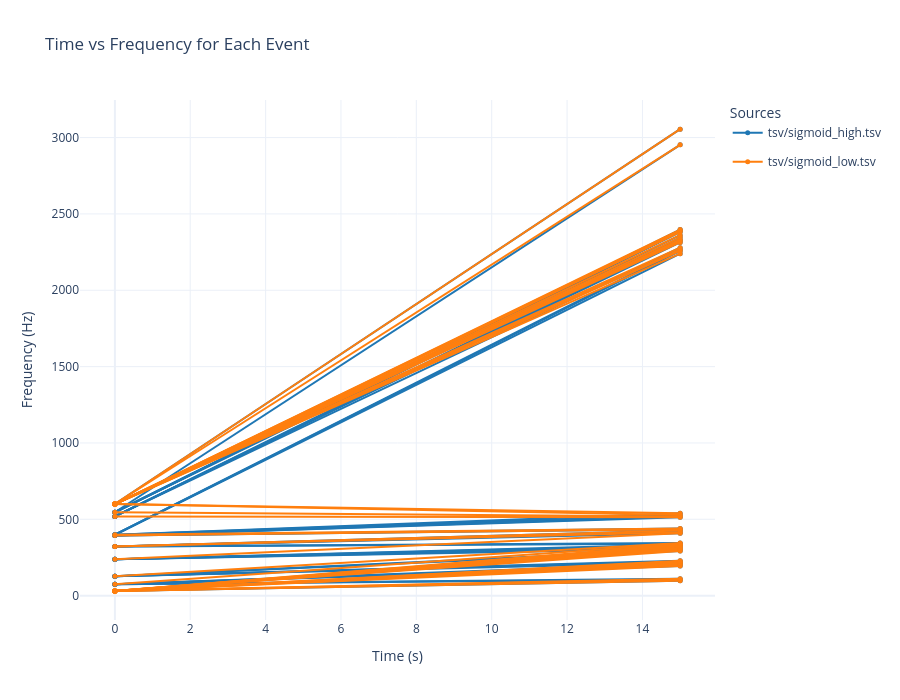

Here is the notebook cell this chart was saved with:
### Markdown cell above
### 2D (time domain): event segments TSV

This section visualizes TSV files where each row is a **time/frequency segment** (drawn as a line between start/stop).

- **TSV schema**: `time_start`, `time_stop`, `freq_start`, `freq_stop`
- **Units**: time in seconds, frequency in Hz (as exported by your analysis pipeline)

### Code cell
from py_scripts.multiplotter import plot_combined

# 2D visualization for event TSVs that include time/frequency segments.
# Expected columns: 'time_start', 'time_stop', 'freq_start', 'freq_stop'

plot_combined(files=['tsv/sigmoid_high.tsv', 'tsv/sigmoid_low.tsv'])

# Sample usage:
# plot_combined(files=['tsv/file1.tsv'])
# plot_combined(dfs=[df2], df_labels=["Label for df2"])

### Figure 1 — Plotly figure (JSON) as saved in the notebook; plotly's stock layout.template omitted (floating-point values rounded to 4 significant figures)
{"data": [{"legendgroup": "tsv/sigmoid_high.tsv", "line": {"color": "#1f77b4", "width": 2}, "marker": {"size": 5}, "mode": "lines+markers", "name": "tsv/sigmoid_high.tsv", "showlegend": true, "type": "scatter", "x": [0, 15], "y": [31.25, 97.37]}, {"legendgroup": "tsv/sigmoid_high.tsv", "line": {"color": "#1f77b4", "width": 2}, "marker": {"size": 5}, "mode": "lines+markers", "name": "tsv/sigmoid_high.tsv", "showlegend": false, "type": "scatter", "x": [0, 15], "y": [75, 105.3]}, {"legendgroup": "tsv/sigmoid_high.tsv", "line": {"color": "#1f77b4", "width": 2}, "marker": {"size": 5}, "mode": "lines+markers", "name": "tsv/sigmoid_high.tsv", "showlegend": false, "type": "scatter", "x": [0, 15], "y": [75, 110.5]}, {"legendgroup": "tsv/sigmoid_high.tsv", "line": {"color": "#1f77b4", "width": 2}, "marker": {"size": 5}, "mode": "lines+markers", "name": "tsv/sigmoid_high.tsv", "showlegend": false, "type": "scatter", "x": [0, 15], "y": [75, 194.7]}, {"legendgroup": "tsv/sigmoid_high.tsv", "line": {"color": "#1f77b4", "width": 2}, "marker": {"size": 5}, "mode": "lines+markers", "name": "tsv/sigmoid_high.tsv", "showlegend": false, "type": "scatter", "x": [0, 15], "y": [75, 202.6]}, {"legendgroup": "tsv/sigmoid_high.tsv", "line": {"color": "#1f77b4", "width": 2}, "marker": {"size": 5}, "mode": "lines+markers", "name": "tsv/sigmoid_high.tsv", "showlegend": false, "type": "scatter", "x": [0, 15], "y": [75, 210.5]}, {"legendgroup": "tsv/sigmoid_high.tsv", "line": {"color": "#1f77b4", "width": 2}, "marker": {"size": 5}, "mode": "lines+markers", "name": "tsv/sigmoid_high.tsv", "showlegend": false, "type": "scatter", "x": [0, 15], "y": [127.5, 215.8]}, {"legendgroup": "tsv/sigmoid_high.tsv", "line": {"color": "#1f77b4", "width": 2}, "marker": {"size": 5}, "mode": "lines+markers", "name": "tsv/sigmoid_high.tsv", "showlegend": false, "type": "scatter", "x": [0, 15], "y": [127.5, 223.7]}, {"legendgroup": "tsv/sigmoid_high.tsv", "line": {"color": "#1f77b4", "width": 2}, "marker": {"size": 5}, "mode": "lines+markers", "name": "tsv/sigmoid_high.tsv", "showlegend": false, "type": "scatter", "x": [0, 15], "y": [127.5, 228.9]}, {"legendgroup": "tsv/sigmoid_high.tsv", "line": {"color": "#1f77b4", "width": 2}, "marker": {"size": 5}, "mode": "lines+markers", "name": "tsv/sigmoid_high.tsv", "showlegend": false, "type": "scatter", "x": [0, 15], "y": [127.5, 292.1]}, {"legendgroup": "tsv/sigmoid_high.tsv", "line": {"color": "#1f77b4", "width": 2}, "marker": {"size": 5}, "mode": "lines+markers", "name": "tsv/sigmoid_high.tsv", "showlegend": false, "type": "scatter", "x": [0, 15], "y": [127.5, 300]}, {"legendgroup": "tsv/sigmoid_high.tsv", "line": {"color": "#1f77b4", "width": 2}, "marker": {"size": 5}, "mode": "lines+markers", "name": "tsv/sigmoid_high.tsv", "showlegend": false, "type": "scatter", "x": [0, 15], "y": [238.8, 307.9]}, {"legendgroup": "tsv/sigmoid_high.tsv", "line": {"color": "#1f77b4", "width": 2}, "marker": {"size": 5}, "mode": "lines+markers", "name": "tsv/sigmoid_high.tsv", "showlegend": false, "type": "scatter", "x": [0, 15], "y": [238.8, 313.2]}, {"legendgroup": "tsv/sigmoid_high.tsv", "line": {"color": "#1f77b4", "width": 2}, "marker": {"size": 5}, "mode": "lines+markers", "name": "tsv/sigmoid_high.tsv", "showlegend": false, "type": "scatter", "x": [0, 15], "y": [238.8, 321.1]}, {"legendgroup": "tsv/sigmoid_high.tsv", "line": {"color": "#1f77b4", "width": 2}, "marker": {"size": 5}, "mode": "lines+markers", "name": "tsv/sigmoid_high.tsv", "showlegend": false, "type": "scatter", "x": [0, 15], "y": [238.8, 328.9]}, {"legendgroup": "tsv/sigmoid_high.tsv", "line": {"color": "#1f77b4", "width": 2}, "marker": {"size": 5}, "mode": "lines+markers", "name": "tsv/sigmoid_high.tsv", "showlegend": false, "type": "scatter", "x": [0, 15], "y": [238.8, 334.2]}, {"legendgroup": "tsv/sigmoid_high.tsv", "line": {"color": "#1f77b4", "width": 2}, "marker": {"size": 5}, "mode": "lines+markers", "name": "tsv/sigmoid_high.tsv", "showlegend": false, "type": "scatter", "x": [0, 15], "y": [321.2, 339.5]}, {"legendgroup": "tsv/sigmoid_high.tsv", "line": {"color": "#1f77b4", "width": 2}, "marker": {"size": 5}, "mode": "lines+markers", "name": "tsv/sigmoid_high.tsv", "showlegend": false, "type": "scatter", "x": [0, 15], "y": [321.2, 344.7]}, {"legendgroup": "tsv/sigmoid_high.tsv", "line": {"color": "#1f77b4", "width": 2}, "marker": {"size": 5}, "mode": "lines+markers", "name": "tsv/sigmoid_high.tsv", "showlegend": false, "type": "scatter", "x": [0, 15], "y": [321.2, 407.9]}, {"legendgroup": "tsv/sigmoid_high.tsv", "line": {"color": "#1f77b4", "width": 2}, "marker": {"size": 5}, "mode": "lines+markers", "name": "tsv/sigmoid_high.tsv", "showlegend": false, "type": "scatter", "x": [0, 15], "y": [321.2, 415.8]}, {"legendgroup": "tsv/sigmoid_high.tsv", "line": {"color": "#1f77b4", "width": 2}, "marker": {"size": 5}, "mode": "lines+markers", "name": "tsv/sigmoid_high.tsv", "showlegend": false, "type": "scatter", "x": [0, 15], "y": [321.2, 426.3]}, {"legendgroup": "tsv/sigmoid_high.tsv", "line": {"color": "#1f77b4", "width": 2}, "marker": {"size": 5}, "mode": "lines+markers", "name": "tsv/sigmoid_high.tsv", "showlegend": false, "type": "scatter", "x": [0, 15], "y": [393.8, 434.2]}, {"legendgroup": "tsv/sigmoid_high.tsv", "line": {"color": "#1f77b4", "width": 2}, "marker": {"size": 5}, "mode": "lines+markers", "name": "tsv/sigmoid_high.tsv", "showlegend": false, "type": "scatter", "x": [0, 15], "y": [393.8, 439.5]}, {"legendgroup": "tsv/sigmoid_high.tsv", "line": {"color": "#1f77b4", "width": 2}, "marker": {"size": 5}, "mode": "lines+markers", "name": "tsv/sigmoid_high.tsv", "showlegend": false, "type": "scatter", "x": [0, 15], "y": [393.8, 513.2]}, {"legendgroup": "tsv/sigmoid_high.tsv", "line": {"color": "#1f77b4", "width": 2}, "marker": {"size": 5}, "mode": "lines+markers", "name": "tsv/sigmoid_high.tsv", "showlegend": false, "type": "scatter", "x": [0, 15], "y": [393.8, 518.4]}, {"legendgroup": "tsv/sigmoid_high.tsv", "line": {"color": "#1f77b4", "width": 2}, "marker": {"size": 5}, "mode": "lines+markers", "name": "tsv/sigmoid_high.tsv", "showlegend": false, "type": "scatter", "x": [0, 15], "y": [398.8, 528.9]}, {"legendgroup": "tsv/sigmoid_high.tsv", "line": {"color": "#1f77b4", "width": 2}, "marker": {"size": 5}, "mode": "lines+markers", "name": "tsv/sigmoid_high.tsv", "showlegend": false, "type": "scatter", "x": [0, 15], "y": [398.8, 539.5]}, {"legendgroup": "tsv/sigmoid_high.tsv", "line": {"color": "#1f77b4", "width": 2}, "marker": {"size": 5}, "mode": "lines+markers", "name": "tsv/sigmoid_high.tsv", "showlegend": false, "type": "scatter", "x": [0, 15], "y": [398.8, 2239.0]}, {"legendgroup": "tsv/sigmoid_high.tsv", "line": {"color": "#1f77b4", "width": 2}, "marker": {"size": 5}, "mode": "lines+markers", "name": "tsv/sigmoid_high.tsv", "showlegend": false, "type": "scatter", "x": [0, 15], "y": [398.8, 2258.0]}, {"legendgroup": "tsv/sigmoid_high.tsv", "line": {"color": "#1f77b4", "width": 2}, "marker": {"size": 5}, "mode": "lines+markers", "name": "tsv/sigmoid_high.tsv", "showlegend": false, "type": "scatter", "x": [0, 15], "y": [398.8, 2266.0]}, {"legendgroup": "tsv/sigmoid_high.tsv", "line": {"color": "#1f77b4", "width": 2}, "marker": {"size": 5}, "mode": "lines+markers", "name": "tsv/sigmoid_high.tsv", "showlegend": false, "type": "scatter", "x": [0, 15], "y": [518.8, 2279.0]}, {"legendgroup": "tsv/sigmoid_high.tsv", "line": {"color": "#1f77b4", "width": 2}, "marker": {"size": 5}, "mode": "lines+markers", "name": "tsv/sigmoid_high.tsv", "showlegend": false, "type": "scatter", "x": [0, 15], "y": [518.8, 2313.0]}, {"legendgroup": "tsv/sigmoid_high.tsv", "line": {"color": "#1f77b4", "width": 2}, "marker": {"size": 5}, "mode": "lines+markers", "name": "tsv/sigmoid_high.tsv", "showlegend": false, "type": "scatter", "x": [0, 15], "y": [518.8, 2324.0]}, {"legendgroup": "tsv/sigmoid_high.tsv", "line": {"color": "#1f77b4", "width": 2}, "marker": {"size": 5}, "mode": "lines+markers", "name": "tsv/sigmoid_high.tsv", "showlegend": false, "type": "scatter", "x": [0, 15], "y": [518.8, 2332.0]}, {"legendgroup": "tsv/sigmoid_high.tsv", "line": {"color": "#1f77b4", "width": 2}, "marker": {"size": 5}, "mode": "lines+markers", "name": "tsv/sigmoid_high.tsv", "showlegend": false, "type": "scatter", "x": [0, 15], "y": [518.8, 2345.0]}, {"legendgroup": "tsv/sigmoid_high.tsv", "line": {"color": "#1f77b4", "width": 2}, "marker": {"size": 5}, "mode": "lines+markers", "name": "tsv/sigmoid_high.tsv", "showlegend": false, "type": "scatter", "x": [0, 15], "y": [546.2, 2361.0]}, {"legendgroup": "tsv/sigmoid_high.tsv", "line": {"color": "#1f77b4", "width": 2}, "marker": {"size": 5}, "mode": "lines+markers", "name": "tsv/sigmoid_high.tsv", "showlegend": false, "type": "scatter", "x": [0, 15], "y": [546.2, 2382.0]}, {"legendgroup": "tsv/sigmoid_high.tsv", "line": {"color": "#1f77b4", "width": 2}, "marker": {"size": 5}, "mode": "lines+markers", "name": "tsv/sigmoid_high.tsv", "showlegend": false, "type": "scatter", "x": [0, 15], "y": [546.2, 2392.0]}, {"legendgroup": "tsv/sigmoid_high.tsv", "line": {"color": "#1f77b4", "width": 2}, "marker": {"size": 5}, "mode": "lines+markers", "name": "tsv/sigmoid_high.tsv", "showlegend": false, "type": "scatter", "x": [0, 15], "y": [546.2, 2397.0]}, {"legendgroup": "tsv/sigmoid_high.tsv", "line": {"color": "#1f77b4", "width": 2}, "marker": {"size": 5}, "mode": "lines+markers", "name": "tsv/sigmoid_high.tsv", "showlegend": false, "type": "scatter", "x": [0, 15], "y": [546.2, 2953.0]}, {"legendgroup": "tsv/sigmoid_high.tsv", "line": {"color": "#1f77b4", "width": 2}, "marker": {"size": 5}, "mode": "lines+markers", "name": "tsv/sigmoid_high.tsv", "showlegend": false, "type": "scatter", "x": [0, 15], "y": [600, 3055.0]}, {"legendgroup": "tsv/sigmoid_low.tsv", "line": {"color": "#ff7f0e", "width": 2}, "marker": {"size": 5}, "mode": "lines+markers", "name": "tsv/sigmoid_low.tsv", "showlegend": true, "type": "scatter", "x": [0, 15], "y": [31.25, 97.37]}, {"legendgroup": "tsv/sigmoid_low.tsv", "line": {"color": "#ff7f0e", "width": 2}, "marker": {"size": 5}, "mode": "lines+markers", "name": "tsv/sigmoid_low.tsv", "showlegend": false, "type": "scatter", "x": [0, 15], "y": [31.25, 105.3]}, {"legendgroup": "tsv/sigmoid_low.tsv", "line": {"color": "#ff7f0e", "width": 2}, "marker": {"size": 5}, "mode": "lines+markers", "name": "tsv/sigmoid_low.tsv", "showlegend": false, "type": "scatter", "x": [0, 15], "y": [31.25, 110.5]}, {"legendgroup": "tsv/sigmoid_low.tsv", "line": {"color": "#ff7f0e", "width": 2}, "marker": {"size": 5}, "mode": "lines+markers", "name": "tsv/sigmoid_low.tsv", "showlegend": false, "type": "scatter", "x": [0, 15], "y": [31.25, 194.7]}, {"legendgroup": "tsv/sigmoid_low.tsv", "line": {"color": "#ff7f0e", "width": 2}, "marker": {"size": 5}, "mode": "lines+markers", "name": "tsv/sigmoid_low.tsv", "showlegend": false, "type": "scatter", "x": [0, 15], "y": [31.25, 202.6]}, {"legendgroup": "tsv/sigmoid_low.tsv", "line": {"color": "#ff7f0e", "width": 2}, "marker": {"size": 5}, "mode": "lines+markers", "name": "tsv/sigmoid_low.tsv", "showlegend": false, "type": "scatter", "x": [0, 15], "y": [31.25, 210.5]}, {"legendgroup": "tsv/sigmoid_low.tsv", "line": {"color": "#ff7f0e", "width": 2}, "marker": {"size": 5}, "mode": "lines+markers", "name": "tsv/sigmoid_low.tsv", "showlegend": false, "type": "scatter", "x": [0, 15], "y": [31.25, 215.8]}, {"legendgroup": "tsv/sigmoid_low.tsv", "line": {"color": "#ff7f0e", "width": 2}, "marker": {"size": 5}, "mode": "lines+markers", "name": "tsv/sigmoid_low.tsv", "showlegend": false, "type": "scatter", "x": [0, 15], "y": [31.25, 223.7]}, {"legendgroup": "tsv/sigmoid_low.tsv", "line": {"color": "#ff7f0e", "width": 2}, "marker": {"size": 5}, "mode": "lines+markers", "name": "tsv/sigmoid_low.tsv", "showlegend": false, "type": "scatter", "x": [0, 15], "y": [31.25, 228.9]}, {"legendgroup": "tsv/sigmoid_low.tsv", "line": {"color": "#ff7f0e", "width": 2}, "marker": {"size": 5}, "mode": "lines+markers", "name": "tsv/sigmoid_low.tsv", "showlegend": false, "type": "scatter", "x": [0, 15], "y": [31.25, 292.1]}, {"legendgroup": "tsv/sigmoid_low.tsv", "line": {"color": "#ff7f0e", "width": 2}, "marker": {"size": 5}, "mode": "lines+markers", "name": "tsv/sigmoid_low.tsv", "showlegend": false, "type": "scatter", "x": [0, 15], "y": [31.25, 300]}, {"legendgroup": "tsv/sigmoid_low.tsv", "line": {"color": "#ff7f0e", "width": 2}, "marker": {"size": 5}, "mode": "lines+markers", "name": "tsv/sigmoid_low.tsv", "showlegend": false, "type": "scatter", "x": [0, 15], "y": [31.25, 307.9]}, {"legendgroup": "tsv/sigmoid_low.tsv", "line": {"color": "#ff7f0e", "width": 2}, "marker": {"size": 5}, "mode": "lines+markers", "name": "tsv/sigmoid_low.tsv", "showlegend": false, "type": "scatter", "x": [0, 15], "y": [31.25, 313.2]}, {"legendgroup": "tsv/sigmoid_low.tsv", "line": {"color": "#ff7f0e", "width": 2}, "marker": {"size": 5}, "mode": "lines+markers", "name": "tsv/sigmoid_low.tsv", "showlegend": false, "type": "scatter", "x": [0, 15], "y": [31.25, 321.1]}, {"legendgroup": "tsv/sigmoid_low.tsv", "line": {"color": "#ff7f0e", "width": 2}, "marker": {"size": 5}, "mode": "lines+markers", "name": "tsv/sigmoid_low.tsv", "showlegend": false, "type": "scatter", "x": [0, 15], "y": [31.25, 328.9]}, {"legendgroup": "tsv/sigmoid_low.tsv", "line": {"color": "#ff7f0e", "width": 2}, "marker": {"size": 5}, "mode": "lines+markers", "name": "tsv/sigmoid_low.tsv", "showlegend": false, "type": "scatter", "x": [0, 15], "y": [31.25, 334.2]}, {"legendgroup": "tsv/sigmoid_low.tsv", "line": {"color": "#ff7f0e", "width": 2}, "marker": {"size": 5}, "mode": "lines+markers", "name": "tsv/sigmoid_low.tsv", "showlegend": false, "type": "scatter", "x": [0, 15], "y": [75, 339.5]}, {"legendgroup": "tsv/sigmoid_low.tsv", "line": {"color": "#ff7f0e", "width": 2}, "marker": {"size": 5}, "mode": "lines+markers", "name": "tsv/sigmoid_low.tsv", "showlegend": false, "type": "scatter", "x": [0, 15], "y": [127.5, 344.7]}, {"legendgroup": "tsv/sigmoid_low.tsv", "line": {"color": "#ff7f0e", "width": 2}, "marker": {"size": 5}, "mode": "lines+markers", "name": "tsv/sigmoid_low.tsv", "showlegend": false, "type": "scatter", "x": [0, 15], "y": [238.8, 407.9]}, {"legendgroup": "tsv/sigmoid_low.tsv", "line": {"color": "#ff7f0e", "width": 2}, "marker": {"size": 5}, "mode": "lines+markers", "name": "tsv/sigmoid_low.tsv", "showlegend": false, "type": "scatter", "x": [0, 15], "y": [321.2, 415.8]}, {"legendgroup": "tsv/sigmoid_low.tsv", "line": {"color": "#ff7f0e", "width": 2}, "marker": {"size": 5}, "mode": "lines+markers", "name": "tsv/sigmoid_low.tsv", "showlegend": false, "type": "scatter", "x": [0, 15], "y": [321.2, 426.3]}, {"legendgroup": "tsv/sigmoid_low.tsv", "line": {"color": "#ff7f0e", "width": 2}, "marker": {"size": 5}, "mode": "lines+markers", "name": "tsv/sigmoid_low.tsv", "showlegend": false, "type": "scatter", "x": [0, 15], "y": [393.8, 434.2]}, {"legendgroup": "tsv/sigmoid_low.tsv", "line": {"color": "#ff7f0e", "width": 2}, "marker": {"size": 5}, "mode": "lines+markers", "name": "tsv/sigmoid_low.tsv", "showlegend": false, "type": "scatter", "x": [0, 15], "y": [398.8, 439.5]}, {"legendgroup": "tsv/sigmoid_low.tsv", "line": {"color": "#ff7f0e", "width": 2}, "marker": {"size": 5}, "mode": "lines+markers", "name": "tsv/sigmoid_low.tsv", "showlegend": false, "type": "scatter", "x": [0, 15], "y": [518.8, 513.2]}, {"legendgroup": "tsv/sigmoid_low.tsv", "line": {"color": "#ff7f0e", "width": 2}, "marker": {"size": 5}, "mode": "lines+markers", "name": "tsv/sigmoid_low.tsv", "showlegend": false, "type": "scatter", "x": [0, 15], "y": [546.2, 518.4]}, {"legendgroup": "tsv/sigmoid_low.tsv", "line": {"color": "#ff7f0e", "width": 2}, "marker": {"size": 5}, "mode": "lines+markers", "name": "tsv/sigmoid_low.tsv", "showlegend": false, "type": "scatter", "x": [0, 15], "y": [600, 528.9]}, {"legendgroup": "tsv/sigmoid_low.tsv", "line": {"color": "#ff7f0e", "width": 2}, "marker": {"size": 5}, "mode": "lines+markers", "name": "tsv/sigmoid_low.tsv", "showlegend": false, "type": "scatter", "x": [0, 15], "y": [600, 539.5]}, {"legendgroup": "tsv/sigmoid_low.tsv", "line": {"color": "#ff7f0e", "width": 2}, "marker": {"size": 5}, "mode": "lines+markers", "name": "tsv/sigmoid_low.tsv", "showlegend": false, "type": "scatter", "x": [0, 15], "y": [600, 2239.0]}, {"legendgroup": "tsv/sigmoid_low.tsv", "line": {"color": "#ff7f0e", "width": 2}, "marker": {"size": 5}, "mode": "lines+markers", "name": "tsv/sigmoid_low.tsv", "showlegend": false, "type": "scatter", "x": [0, 15], "y": [600, 2258.0]}, {"legendgroup": "tsv/sigmoid_low.tsv", "line": {"color": "#ff7f0e", "width": 2}, "marker": {"size": 5}, "mode": "lines+markers", "name": "tsv/sigmoid_low.tsv", "showlegend": false, "type": "scatter", "x": [0, 15], "y": [600, 2266.0]}, {"legendgroup": "tsv/sigmoid_low.tsv", "line": {"color": "#ff7f0e", "width": 2}, "marker": {"size": 5}, "mode": "lines+markers", "name": "tsv/sigmoid_low.tsv", "showlegend": false, "type": "scatter", "x": [0, 15], "y": [600, 2279.0]}, {"legendgroup": "tsv/sigmoid_low.tsv", "line": {"color": "#ff7f0e", "width": 2}, "marker": {"size": 5}, "mode": "lines+markers", "name": "tsv/sigmoid_low.tsv", "showlegend": false, "type": "scatter", "x": [0, 15], "y": [600, 2313.0]}, {"legendgroup": "tsv/sigmoid_low.tsv", "line": {"color": "#ff7f0e", "width": 2}, "marker": {"size": 5}, "mode": "lines+markers", "name": "tsv/sigmoid_low.tsv", "showlegend": false, "type": "scatter", "x": [0, 15], "y": [600, 2324.0]}, {"legendgroup": "tsv/sigmoid_low.tsv", "line": {"color": "#ff7f0e", "width": 2}, "marker": {"size": 5}, "mode": "lines+markers", "name": "tsv/sigmoid_low.tsv", "showlegend": false, "type": "scatter", "x": [0, 15], "y": [600, 2332.0]}, {"legendgroup": "tsv/sigmoid_low.tsv", "line": {"color": "#ff7f0e", "width": 2}, "marker": {"size": 5}, "mode": "lines+markers", "name": "tsv/sigmoid_low.tsv", "showlegend": false, "type": "scatter", "x": [0, 15], "y": [600, 2345.0]}, {"legendgroup": "tsv/sigmoid_low.tsv", "line": {"color": "#ff7f0e", "width": 2}, "marker": {"size": 5}, "mode": "lines+markers", "name": "tsv/sigmoid_low.tsv", "showlegend": false, "type": "scatter", "x": [0, 15], "y": [600, 2361.0]}, {"legendgroup": "tsv/sigmoid_low.tsv", "line": {"color": "#ff7f0e", "width": 2}, "marker": {"size": 5}, "mode": "lines+markers", "name": "tsv/sigmoid_low.tsv", "showlegend": false, "type": "scatter", "x": [0, 15], "y": [600, 2382.0]}, {"legendgroup": "tsv/sigmoid_low.tsv", "line": {"color": "#ff7f0e", "width": 2}, "marker": {"size": 5}, "mode": "lines+markers", "name": "tsv/sigmoid_low.tsv", "showlegend": false, "type": "scatter", "x": [0, 15], "y": [600, 2392.0]}, {"legendgroup": "tsv/sigmoid_low.tsv", "line": {"color": "#ff7f0e", "width": 2}, "marker": {"size": 5}, "mode": "lines+markers", "name": "tsv/sigmoid_low.tsv", "showlegend": false, "type": "scatter", "x": [0, 15], "y": [600, 2397.0]}, {"legendgroup": "tsv/sigmoid_low.tsv", "line": {"color": "#ff7f0e", "width": 2}, "marker": {"size": 5}, "mode": "lines+markers", "name": "tsv/sigmoid_low.tsv", "showlegend": false, "type": "scatter", "x": [0, 15], "y": [600, 2953.0]}, {"legendgroup": "tsv/sigmoid_low.tsv", "line": {"color": "#ff7f0e", "width": 2}, "marker": {"size": 5}, "mode": "lines+markers", "name": "tsv/sigmoid_low.tsv", "showlegend": false, "type": "scatter", "x": [0, 15], "y": [600, 3055.0]}], "layout": {"height": 700, "legend": {"title": {"text": "Sources"}}, "title": {"text": "Time vs Frequency for Each Event"}, "width": 900, "xaxis": {"title": {"text": "Time (s)"}}, "yaxis": {"title": {"text": "Frequency (Hz)"}}}}
